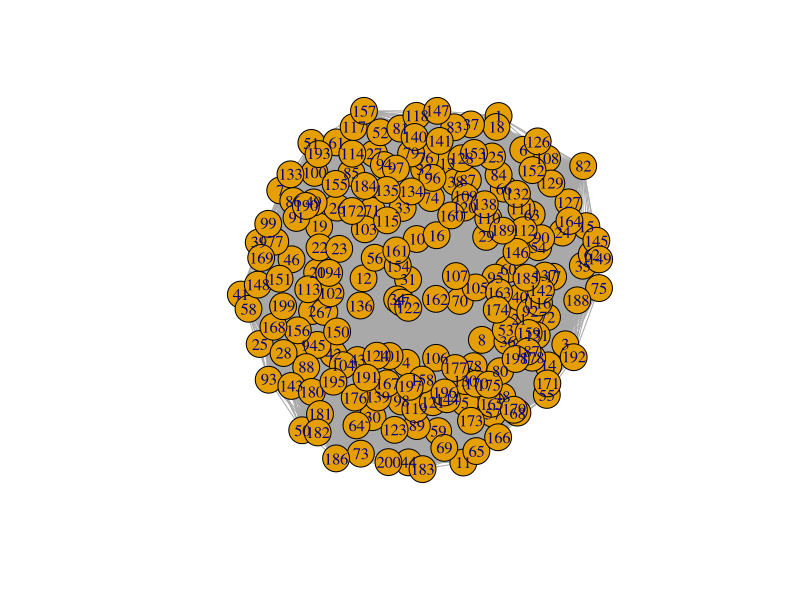
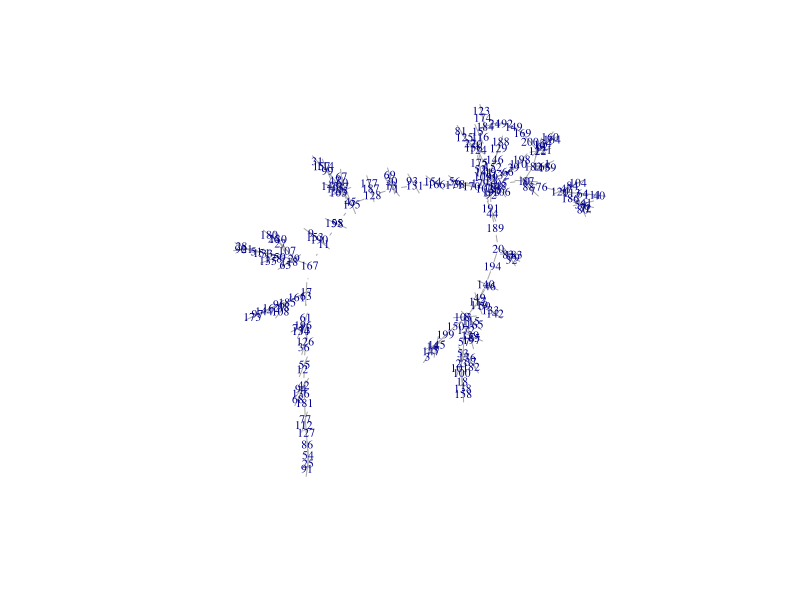

Here is the R script that generated these plots, in order:
## ---- chunk 1
M <- matrix(runif(200*200, min=0, max=100), ncol=200)
          diag(M) <- 0
          head(M[,1:6])
          dim(M)
## ---- chunk 2
library (igraph)
## ---- chunk 3
g <-graph.adjacency(M, mode="undirected", weighted = TRUE)
plot (g)
## ---- chunk 4
M <- -M
head(M[,1:6])
## ---- chunk 5
M
## ---- chunk 6
g <-graph.adjacency(M, mode="undirected", weighted = TRUE)
MST<- minimum.spanning.tree(g)
plot(MST, vertex.shape="none", vertex.label.cex=.7)
## ---- chunk 7
A<- get.adjacency(MST, sparse = F)
## ---- chunk 8
head(A)
## ---- chunk 9
write.graph(MST,file="g.gml", format = "gml")
## ---- chunk 10
write.csv(A, file= "Adyacentes.csv")
